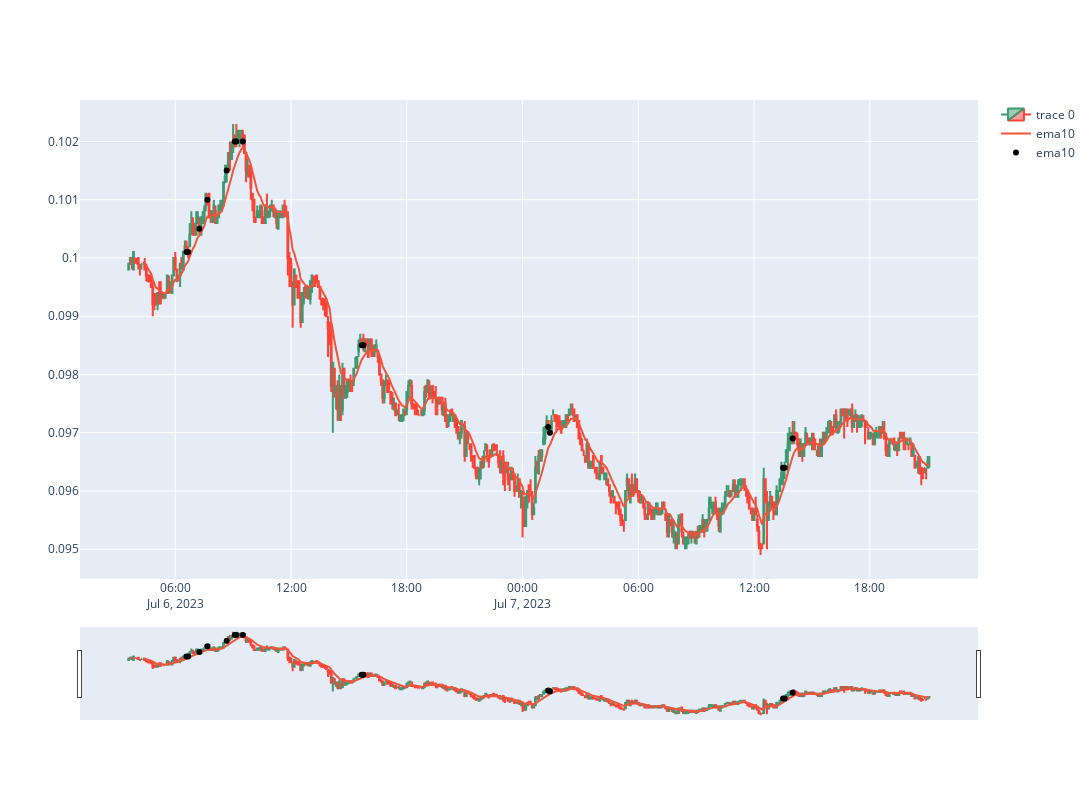

The cell this chart's notebook holds for it:
### Code cell
# df = df[:int(len(df)/2)]

fig = go.Figure(data=[go.Candlestick(x=df.index,
                open=df['open'],
                high=df['high'],
                low=df['low'],
                close=df['close'])])

ema_trace = go.Scatter(x=df.index, y=df['ema10'], mode='lines', name='ema10')
fig.add_trace(ema_trace)

buy_trace = go.Scatter(x=df.index, y=df['buy_price'], mode='markers', name='ema10', line=dict(width=3, color="black"),)
fig.add_trace(buy_trace)

fig.update_layout(
    width=1400,  # Set the width to 800 pixels
    height=800  # Set the height to 600 pixels
)

fig.show()

### Figure 1 — Plotly figure (JSON) as saved in the notebook; plotly's stock layout.template omitted (floating-point values rounded to 4 significant figures; data arrays with more than 128 entries replaced by an {"elided": "..."} marker saying what was removed)
{"data": [{"close": {"elided": "499 float values"}, "high": {"elided": "499 float values"}, "low": {"elided": "499 float values"}, "open": {"elided": "499 float values"}, "type": "candlestick", "x": {"elided": "499 str values"}}, {"mode": "lines", "name": "ema10", "type": "scatter", "x": {"elided": "499 str values"}, "y": {"elided": "499 float values"}}, {"line": {"color": "black", "width": 3}, "mode": "markers", "name": "ema10", "type": "scatter", "x": {"elided": "499 str values"}, "y": {"elided": "499 float values"}}], "layout": {"height": 800, "width": 1400, "xaxis": {"autorange": true, "range": ["2023-07-06 01:07:00.5529", "2023-07-07 23:32:59.4471"], "rangeslider": {"autorange": true, "range": ["2023-07-06 01:07:00.5529", "2023-07-07 23:32:59.4471"], "yaxis": {"_template": null, "rangemode": "match"}}, "type": "date"}, "yaxis": {"autorange": true, "range": [0.09449, 0.1027], "type": "linear"}}}
